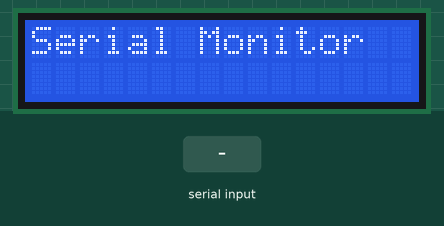
The sketch below on a simulated Arduino Uno, built with avr-gcc and run on an emulated ATmega328P. Parts: 16×2 character LCD. The inputs (shaded band) are chosen by the test bench. What the sketch prints to the serial monitor is not drawn.

Above: at 1.2 s.
1.3 s: "1" received over Serial
At 2.4 s:
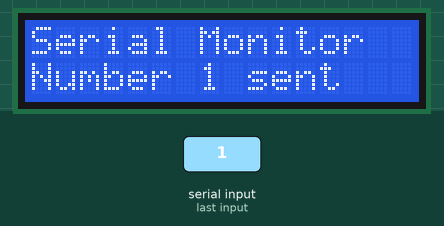
2.8 s: "2" received over Serial
At 3.5 s:
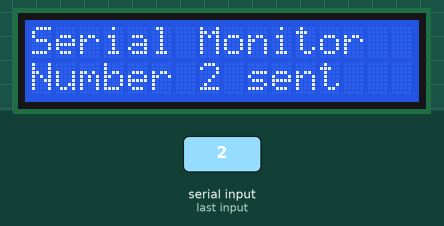
Timing chart, 0 to 5.8 s (numbered marks = the images above; inputs shaded):
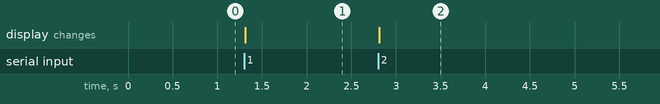

The sketch:

lcd.ino
```cpp
#include <Wire.h>
#include <LiquidCrystal_I2C.h>

LiquidCrystal_I2C lcd(0x27, 16, 2);

void setup() {
  // put your setup code here, to run once:
  Serial.begin(9600);
  lcd.begin();
  lcd.backlight();
  lcd.print("Serial Monitor");
}

void loop() {
  // put your main code here, to run repeatedly:
  if(Serial.available() > 0)
  {
    char mon_data = Serial.read();
    if(mon_data == '1')
    {
      lcd.setCursor(0, 1);
      lcd.print("Number 1 sent");
      Serial.println("Number 1 sent");
    }
    if(mon_data == '2')
    {
      lcd.setCursor(0, 1);
      lcd.print("Number 2 sent");
      Serial.println("Number 2 sent");
    }
  }
}
```

Measured:
- after the input at 1.3 s, the display: changes at once (image 1)
- after the input at 2.8 s, the display: changes at once (image 2)
